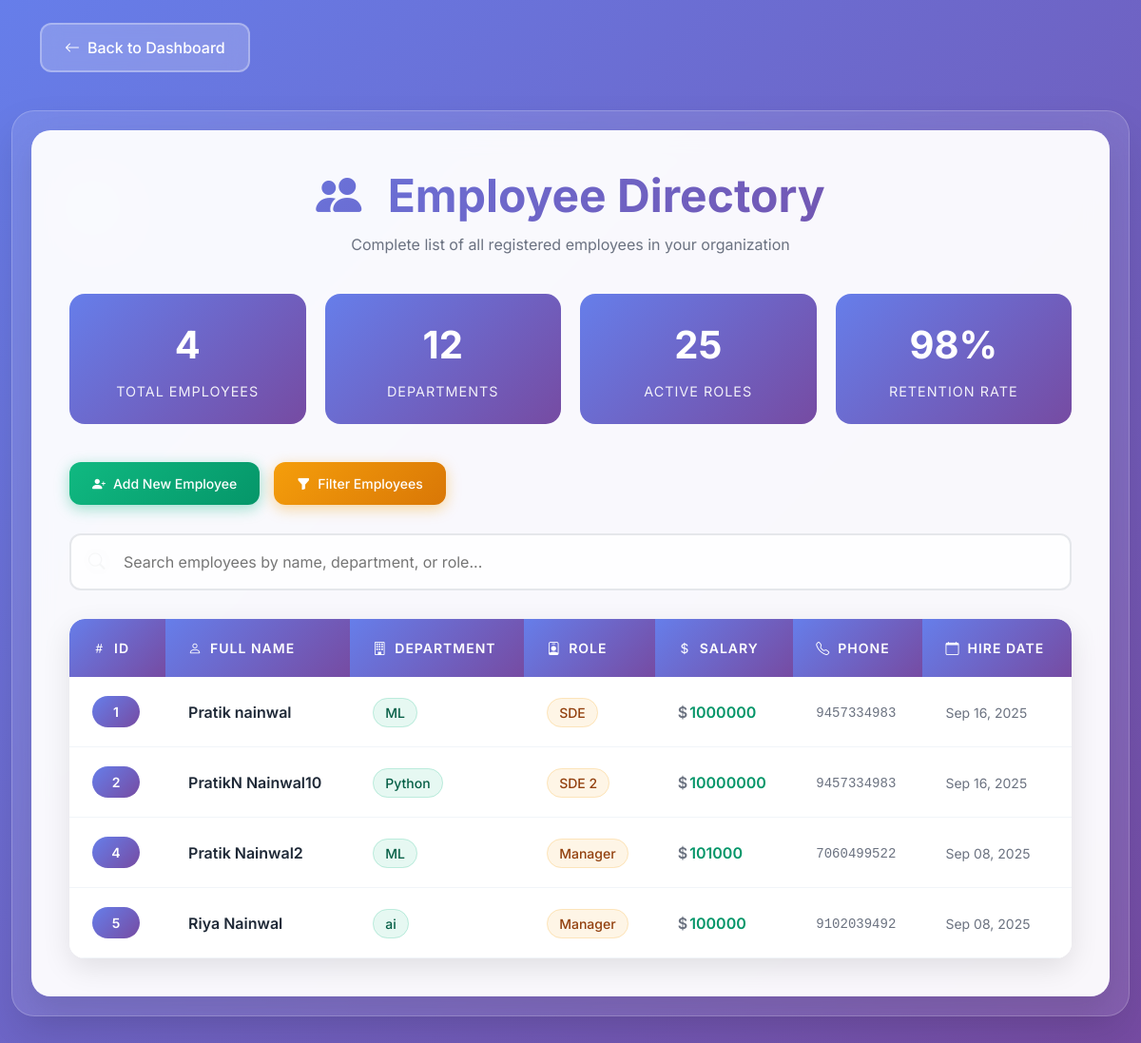
The page /all_emp on the database as committed earlier.
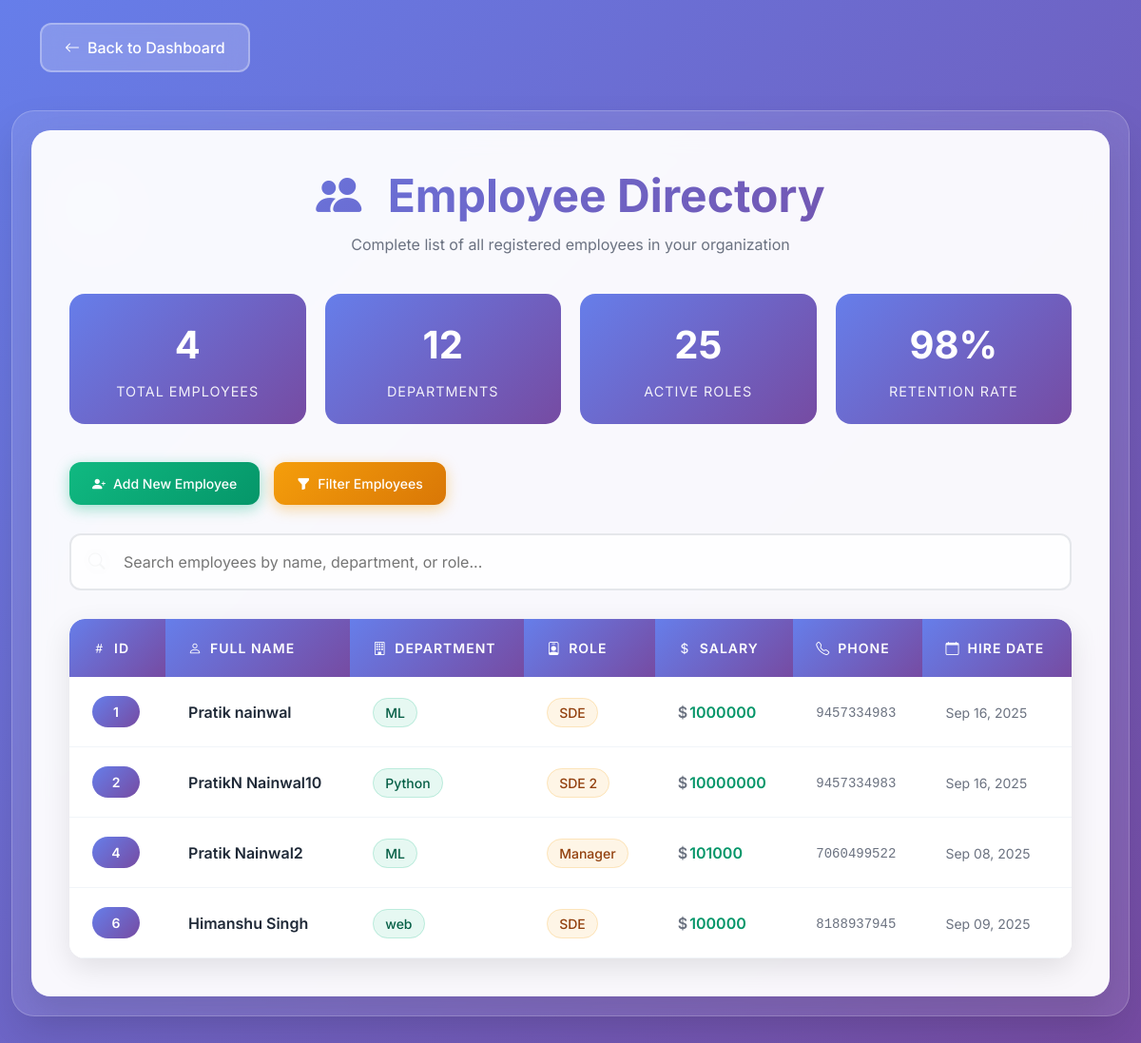
The same page on the database as committed later.
### emp/models.py (models this page shows, shortened)
class Employee(models.Model):
    first_name = models.CharField(max_length=100)
    last_name = models.CharField(max_length=100)
    dept = models.ForeignKey(Department, on_delete=models.CASCADE)
    salary = models.IntegerField(default=0)
    bonus = models.IntegerField(default=0)
    role = models.ForeignKey(Role, on_delete=models.CASCADE)
    phone = models.CharField(max_length=15, default="")
    hire_date = models.DateField()

class Department(models.Model):
    name = models.CharField(max_length=50)
    location = models.CharField(max_length=100)

class Role(models.Model):
    name = models.CharField(max_length=100)

### emp/views.py (the view)
# urls.py: path('all_emp' , views.all_emp, name = 'all_emp'),
def all_emp(request):
    emps = Employee.objects.all()
    context = {'emps': emps}
    return render(request, 'views_all_emp.html', context)  # Fixed template name

### emp/templates/views_all_emp.html (shortened to what this page needs)
<!DOCTYPE html>
<html lang="en">
<head>
    <link href="https://cdn.jsdelivr.net/npm/bootstrap@5.3.8/dist/css/bootstrap.min.css" rel="stylesheet">
    <link href="https://cdn.jsdelivr.net/npm/bootstrap-icons@1.11.3/font/bootstrap-icons.css" rel="stylesheet">
</head>
<body>
    <div class="floating-elements">
    </div>
    <div class="container-fluid">
        <div class="container mt-4">
            <a href="/" class="btn-back fade-in">
                <i class="bi bi-arrow-left"></i>
                Back to Dashboard
            </a>
        </div>
        <div class="glass-container fade-in">
            <div class="content-container">
                <div class="text-center mb-4">
                    <h1 class="page-title display-5">
                        <i class="bi bi-people-fill me-3"></i>
                        Employee Directory
                    </h1>
                    <p class="page-subtitle">Complete list of all registered employees in your organization</p>
                </div>
                <div class="stats-cards fade-in" style="animation-delay: 0.2s;">
                    <div class="stat-card">
                        <span class="stat-number">{{ emps|length }}</span>
                        <div class="stat-label">Total Employees</div>
                    </div>
                    <div class="stat-card">
                        <span class="stat-number">12</span>
                        <div class="stat-label">Departments</div>
                    </div>
                    <div class="stat-card">
                        <span class="stat-number">25</span>
                        <div class="stat-label">Active Roles</div>
                    </div>
                    <div class="stat-card">
                        <span class="stat-number">98%</span>
                        <div class="stat-label">Retention Rate</div>
                    </div>
                </div>
                <div class="action-buttons fade-in" style="animation-delay: 0.3s;">
                    <a href="/add_emp" class="btn-action btn-add">
                        <i class="bi bi-person-plus-fill"></i>
                        Add New Employee
                    </a>
                    <a href="/filter_emp" class="btn-action btn-filter">
                        <i class="bi bi-funnel-fill"></i>
                        Filter Employees
                    </a>
                </div>
                <div class="search-container fade-in" style="animation-delay: 0.4s;">
                    <input type="text" class="search-input" id="searchInput"
                           placeholder="Search employees by name, department, or role...">
                </div>
                <div class="table-container fade-in" style="animation-delay: 0.5s;">
                    {% if emps %}
                    <table class="modern-table" id="employeeTable">
                        <thead>
                            <tr>
                                <th><i class="bi bi-hash me-2"></i>ID</th>
                                <th><i class="bi bi-person me-2"></i>Full Name</th>
                                <th><i class="bi bi-building me-2"></i>Department</th>
                                <th><i class="bi bi-person-badge me-2"></i>Role</th>
                                <th><i class="bi bi-currency-dollar me-2"></i>Salary</th>
                                <th><i class="bi bi-telephone me-2"></i>Phone</th>
                                <th><i class="bi bi-calendar me-2"></i>Hire Date</th>
                            </tr>
                        </thead>
                        <tbody>
                            {% for emp in emps %}
                            <tr class="employee-row">
                                <td>
                                    <span class="employee-id">{{ emp.id }}</span>
                                </td>
                                <td>
                                    <div class="employee-name">{{ emp.first_name }} {{ emp.last_name }}</div>
                                </td>
                                <td>
                                    <span class="department-badge">{{ emp.dept.name|default:"N/A" }}</span>
                                </td>
                                <td>
                                    <span class="role-badge">{{ emp.role.name|default:"N/A" }}</span>
                                </td>
                                <td>
                                    <span class="salary-amount">{{ emp.salary|floatformat:0 }}</span>
                                </td>
                                <td>
                                    <span class="phone-number">{{ emp.phone|default:"Not provided" }}</span>
                                </td>
                                <td>
                                    <span class="hire-date">{{ emp.hire_date|date:"M d, Y" }}</span>
                                </td>
                            </tr>
                            {% endfor %}
                        </tbody>
                    </table>
                    {% endif %}
                </div>
            </div>
        </div>
    </div>
</body>
</html>

Rows that differ between the two databases and show on the page:
removed Employee: id "5", first_name "Riya", last_name "Nainwal", dept.name "ai", role.name "Manager", salary "100000", phone "9102039492", hire_date "Sep 08, 2025"
added Employee: id "6", first_name "Himanshu", last_name "Singh", dept.name "web", role.name "SDE", salary "100000", phone "8188937945", hire_date "Sep 09, 2025"
